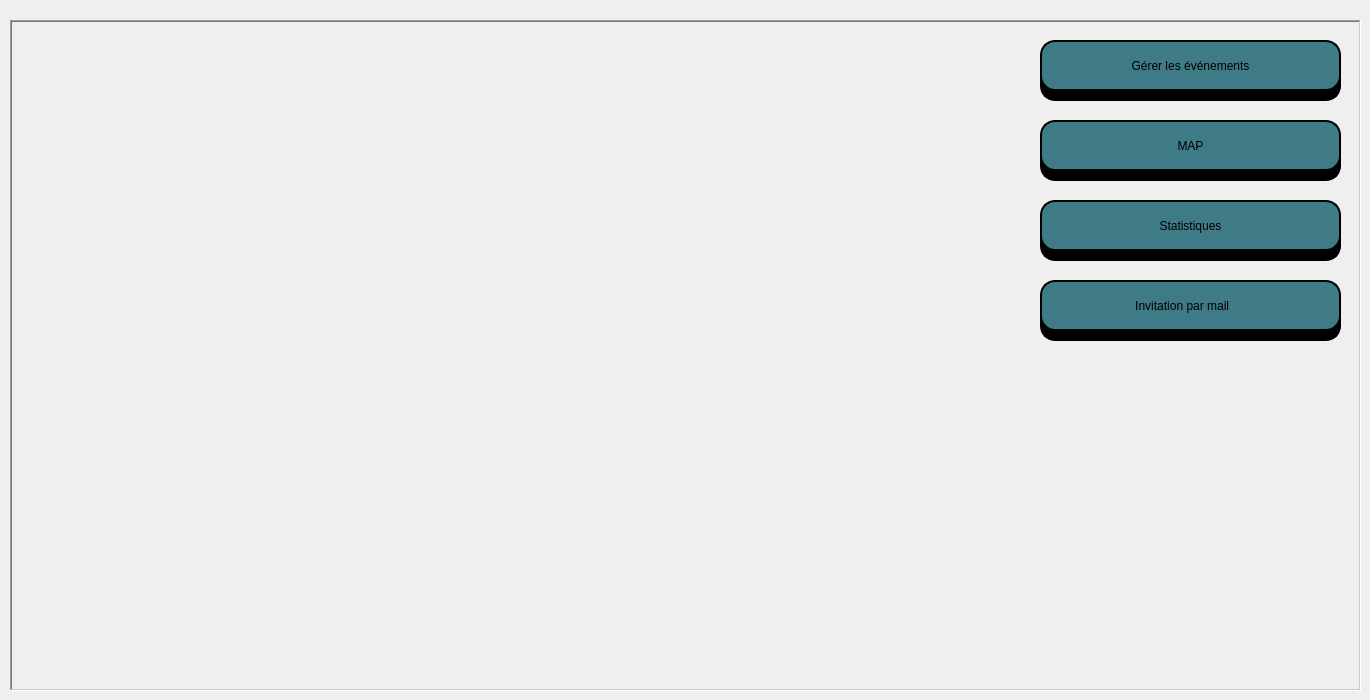
     <widget class="QWidget" name="tab_8">
      <attribute name="title">
       <string>Page</string>
      </attribute>
      <widget class="QLabel" name="label_69">
       <property name="geometry">
        <rect>
         <x>10</x>
         <y>20</y>
         <width>1351</width>
         <height>671</height>
        </rect>
       </property>
       <property name="frameShape">
        <enum>QFrame::Shape::WinPanel</enum>
       </property>
       <property name="frameShadow">
        <enum>QFrame::Shadow::Sunken</enum>
       </property>
       <property name="lineWidth">
        <number>2</number>
       </property>
       <property name="midLineWidth">
        <number>0</number>
       </property>
       <property name="text">
        <string/>
       </property>
      </widget>
      <widget class="QLineEdit" name="lineEdit_9">
       <property name="geometry">
        <rect>
         <x>1040</x>
         <y>50</y>
         <width>301</width>
         <height>51</height>
        </rect>
       </property>
       <property name="styleSheet">
        <string notr="true">background-color:rgb(0, 0, 0);
border: 2px solid #000000;
border-radius: 15px;
</string>
       </property>
      </widget>
      <widget class="QPushButton" name="geventg">
       <property name="geometry">
        <rect>
         <x>1040</x>
         <y>40</y>
         <width>301</width>
         <height>51</height>
        </rect>
       </property>
       <property name="styleSheet">
        <string notr="true">background-color:rgb(63, 123, 134);
font: 18pt &quot;Segoe UI&quot;;
border: 2px solid #000000;
border-radius: 15px;
</string>
       </property>
       <property name="text">
        <string>Gérer les événements</string>
       </property>
      </widget>
      <widget class="QPushButton" name="showmap">
       <property name="geometry">
        <rect>
         <x>1040</x>
         <y>120</y>
         <width>301</width>
         <height>51</height>
        </rect>
       </property>
       <property name="styleSheet">
        <string notr="true">background-color:rgb(63, 123, 134);
font: 18pt &quot;Segoe UI&quot;;
border: 2px solid #000000;
border-radius: 15px;
</string>
       </property>
       <property name="text">
        <string>MAP</string>
       </property>
      </widget>
      <widget class="QLineEdit" name="lineEdit_16">
       <property name="geometry">
        <rect>
         <x>1040</x>
         <y>130</y>
         <width>301</width>
         <height>51</height>
        </rect>
       </property>
       <property name="styleSheet">
        <string notr="true">background-color:rgb(0, 0, 0);
border: 2px solid #000000;
border-radius: 15px;
</string>
       </property>
      </widget>
      <widget class="QLabel" name="label_98">
       <property name="geometry">
        <rect>
         <x>1290</x>
         <y>130</y>
         <width>41</width>
         <height>31</height>
        </rect>
       </property>
       <property name="styleSheet">
        <string notr="true">image: url(:/pin2.png);</string>
       </property>
       <property name="text">
        <string/>
       </property>
      </widget>
      <widget class="QLineEdit" name="lineEdit_18">
       <property name="geometry">
        <rect>
         <x>1040</x>
         <y>210</y>
         <width>301</width>
         <height>51</height>
        </rect>
       </property>
       <property name="styleSheet">
        <string notr="true">background-color:rgb(0, 0, 0);
border: 2px solid #000000;
border-radius: 15px;
</string>
       </property>
      </widget>
      <widget class="QPushButton" name="showstat">
       <property name="geometry">
        <rect>
         <x>1040</x>
         <y>200</y>
         <width>301</width>
         <height>51</height>
        </rect>
       </property>
       <property name="styleSheet">
        <string notr="true">background-color:rgb(63, 123, 134);
font: 18pt &quot;Segoe UI&quot;;
border: 2px solid #000000;
border-radius: 15px;
</string>
       </property>
       <property name="text">
        <string>Statistiques</string>
       </property>
      </widget>
      <widget class="QLabel" name="label_99">
       <property name="geometry">
        <rect>
         <x>1290</x>
         <y>210</y>
         <width>41</width>
         <height>31</height>
        </rect>
       </property>
       <property name="styleSheet">
        <string notr="true">image: url(:/stat.png);</string>
       </property>
       <property name="text">
        <string/>
       </property>
      </widget>
      <widget class="QLineEdit" name="lineEdit_19">
       <property name="geometry">
        <rect>
         <x>1040</x>
         <y>290</y>
         <width>301</width>
         <height>51</height>
        </rect>
       </property>
       <property name="styleSheet">
        <string notr="true">background-color:rgb(0, 0, 0);
border: 2px solid #000000;
border-radius: 15px;
</string>
       </property>
      </widget>
      <widget class="QPushButton" name="invimail">
       <property name="geometry">
        <rect>
         <x>1040</x>
         <y>280</y>
         <width>301</width>
         <height>51</height>
        </rect>
       </property>
       <property name="styleSheet">
        <string notr="true">background-color:rgb(63, 123, 134);
font: 18pt &quot;Segoe UI&quot;;
border: 2px solid #000000;
border-radius: 15px;
</string>
       </property>
       <property name="text">
        <string>Invitation par mail     </string>
       </property>
      </widget>
      <widget class="QLabel" name="label_100">
       <property name="geometry">
        <rect>
         <x>1290</x>
         <y>290</y>
         <width>41</width>
         <height>31</height>
        </rect>
       </property>
       <property name="styleSheet">
        <string notr="true">image: url(:/mail.png);</string>
       </property>
       <property name="text">
        <string/>
       </property>
      </widget>
      <widget class="QWidget" name="widget_5" native="true">
       <property name="geometry">
        <rect>
         <x>30</x>
         <y>40</y>
         <width>827</width>
         <height>407</height>
        </rect>
       </property>
       <layout class="QVBoxLayout" name="verticalLayout_3"/>
      </widget>
      <zorder>label_69</zorder>
      <zorder>lineEdit_9</zorder>
      <zorder>geventg</zorder>
      <zorder>lineEdit_16</zorder>
      <zorder>showmap</zorder>
      <zorder>label_98</zorder>
      <zorder>lineEdit_18</zorder>
      <zorder>showstat</zorder>
      <zorder>label_99</zorder>
      <zorder>lineEdit_19</zorder>
      <zorder>invimail</zorder>
      <zorder>label_100</zorder>
      <zorder>widget_5</zorder>
     </widget>
